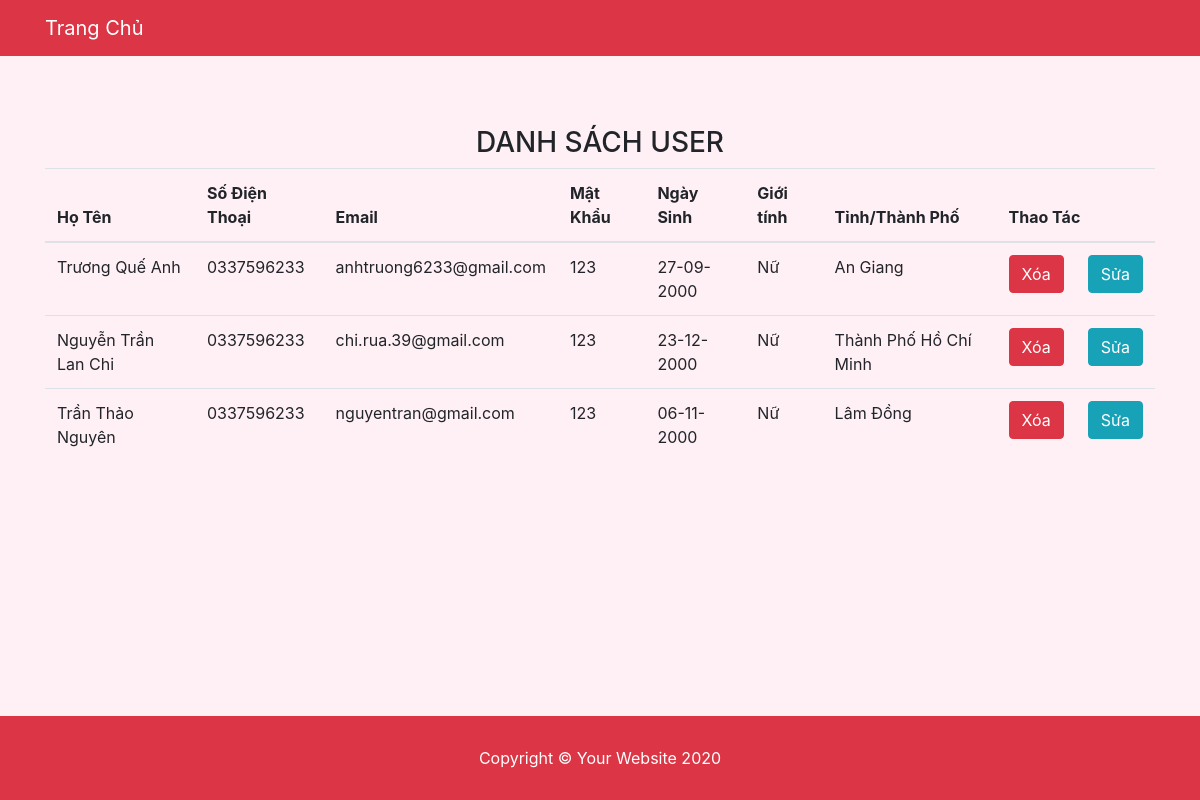
/admin/ds_user.php, run on the app's committed database.
### tables this page shows
CREATE TABLE `user` (
  `hoten` text NOT NULL,
  `sdt` text NOT NULL,
  `email` varchar(50) NOT NULL,
  `matkhau` text NOT NULL,
  `ngaysinh` date NOT NULL,
  `gioitinh` text NOT NULL,
  `tinhtp` text NOT NULL
);

### admin/ds_user.php (the view, shortened to what this page needs)
<?php require("header_admin.php") ?>
<!DOCTYPE html>
<html lang="en">
<head>
</head>
<body>
	<center><h3>DANH SÁCH USER</h3></center>
	<div class="container">
		<table class="table table-responsive table-hover">
			<thead>
				<th>Họ Tên</th>
				<th>Số Điện Thoại</th>
				<th>Email</th>
				<th>Mật Khẩu</th>
				<th>Ngày Sinh</th>
				<th>Giới tính</th>
				<th>Tỉnh/Thành Phố</th>
				<th colspan="2">Thao Tác</th>
			</thead>
			<tbody>
				<?php
					$stmt=$conn->prepare("select * from user");
					$stmt->execute();
	      			$result = $stmt->get_result();
	      			if (mysqli_num_rows($result) > 0) {
	        			while($row=$result->fetch_assoc()) {
				?>
				<tr class="tr">
					<td><?=$row['hoten']?></td>
					<td><?= $row["sdt"]?></td>
					<td><?= $row["email"]?></td>
					<td><?= $row["matkhau"]?></td>
					<td><?= date("d-m-Y", strtotime($row["ngaysinh"]))?></td>
					<td><?= $row["gioitinh"]?></td>
					<td><?= $row["tinhtp"]?></td>
					<td>
						<form method="post">
							<button class="btn btn-danger" type="submit" name="delete">Xóa</button>
						</form>
					</td>
					<td>
						<form action="edit_user.php" method="post" >
							<button class="btn btn-info" type="submit" name="edit">Sửa</button>
						</form>
					</td>
				</tr>
				<?php
						}
					}
				?>
			</tbody>
		</table>
		<div class="pagination">
		</div>
	</div>
	<?php require("../footer.php") ?>
</body>
</html>

### css/mystyle.css (style rules this page uses)
html { position: relative; min-height: 100%; }
body { background-color: #FFF0F5; margin: 0 0 100px; }

### admin/ds_user.php (style rules this page uses)
button { float: left; }

### data on the page
user: hoten "Trương Quế Anh", sdt "0337596233", email "anhtruong6233@gmail.com", matkhau "123", ngaysinh "27-09-2000", gioitinh "Nữ", tinhtp "An Giang"
user: hoten "Nguyễn Trần Lan Chi", sdt "0337596233", email "chi.rua.39@gmail.com", matkhau "123", ngaysinh "23-12-2000", gioitinh "Nữ", tinhtp "Thành Phố Hồ Chí Minh"
user: hoten "Trần Thảo Nguyên", sdt "0337596233", email "nguyentran@gmail.com", matkhau "123", ngaysinh "06-11-2000", gioitinh "Nữ", tinhtp "Lâm Đồng"
